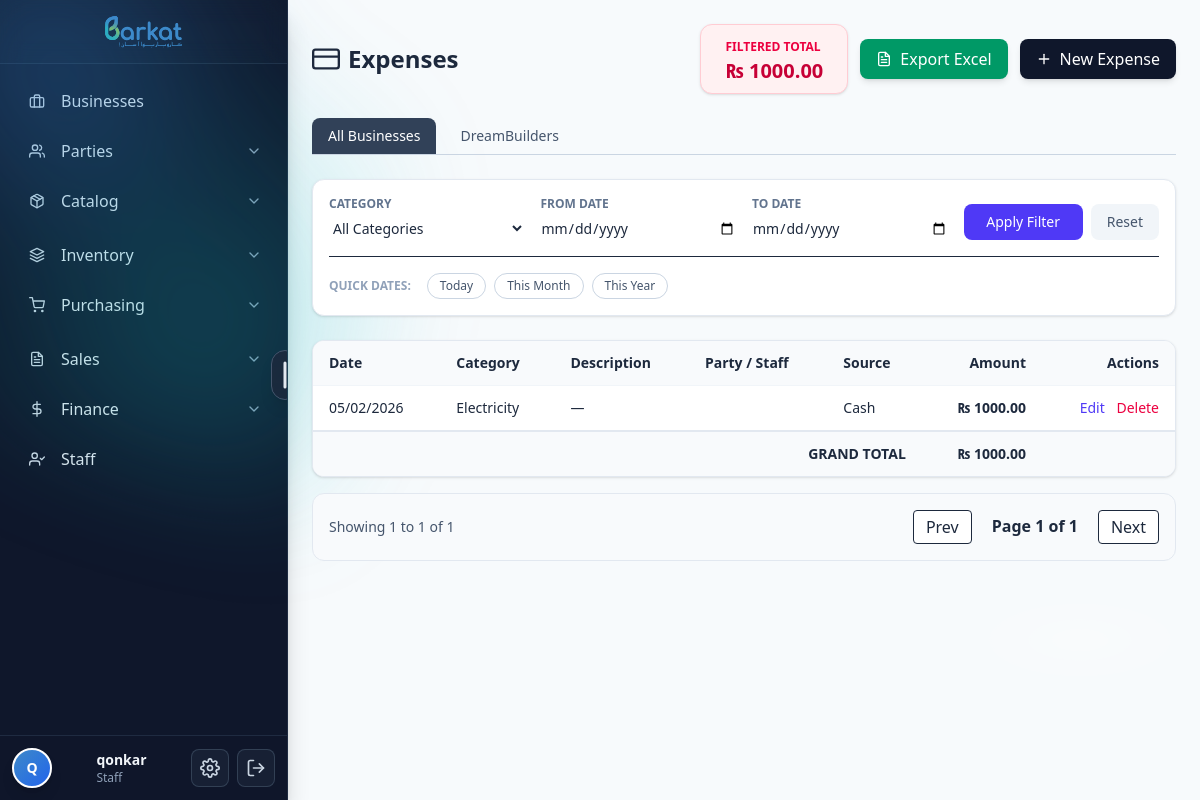
Before: /finance/expenses/ (signed in) with the older database file.
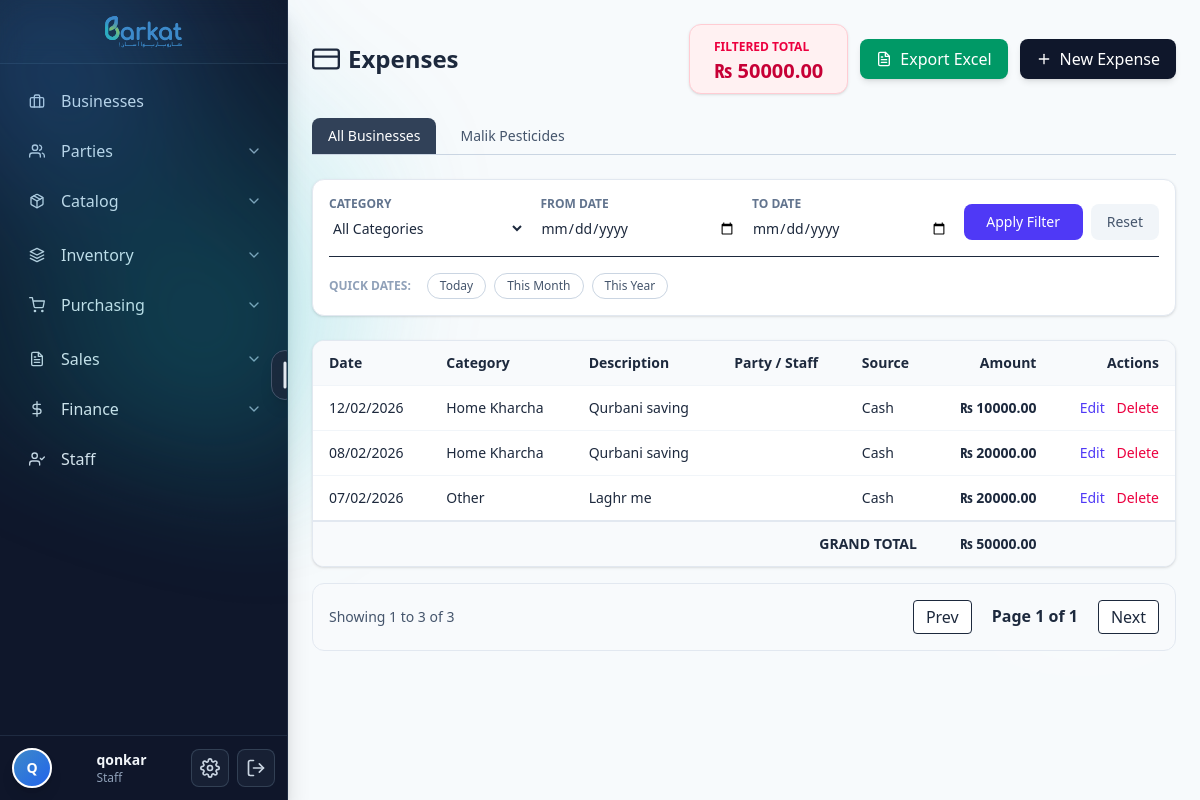
After: the same page with the newer database file.
### barkat/models.py (models this page shows, shortened)
class CodeNamed(TimeStampedBy):
    name = models.CharField(max_length=255)
    code = models.CharField(max_length=50, db_index=True)
    class Meta:
        abstract = True

class Business(CodeNamed):
    legal_name = models.CharField(max_length=255, blank=True, default="")
    ntn = models.CharField(max_length=50, blank=True, default="")        # Pakistan context
    sales_tax_reg = models.CharField(max_length=50, blank=True, default="")
    phone = models.CharField(max_length=50, blank=True, default="")
    email = models.EmailField(blank=True, default="")
    address = models.TextField(blank=True, default="")
    pos_printer_name = models.CharField(
        max_length=200, blank=True,
        help_text="POS80 Printer"
    )
    class Meta:
        unique_together = [("code",)]
        indexes = [models.Index(fields=["name"]), models.Index(fields=["code"])]

class TimeStampedBy(models.Model):
    created_at = models.DateTimeField(default=timezone.now, db_index=True, editable=True)
    updated_at = models.DateTimeField(auto_now=True, db_index=True)
    created_by = models.ForeignKey(
        settings.AUTH_USER_MODEL, null=True, blank=True,
        on_delete=models.SET_NULL, related_name="%(class)s_created"
    )
    updated_by = models.ForeignKey(
        settings.AUTH_USER_MODEL, null=True, blank=True,
        on_delete=models.SET_NULL, related_name="%(class)s_updated"
    )
    is_active = models.BooleanField(default=True, db_index=True)
    is_deleted = models.BooleanField(default=False, db_index=True)
    class Meta:
        abstract = True

class Expense(TimeStampedBy):
    CASH = "cash"
    BANK = "bank"
    PAYMENT_SOURCE = [(CASH, "Cash"), (BANK, "Bank")]
    business = models.ForeignKey(
        Business,
        on_delete=models.PROTECT,
        related_name="expenses",
        null=True,
        blank=True
    )
    date        = models.DateField(default=timezone.now, db_index=True)
    category    = models.CharField(max_length=20, choices=ExpenseCategory.choices, db_index=True)
    amount      = models.DecimalField(**DECIMAL_12_2, validators=[MinValueValidator(0)])
    description = models.CharField(max_length=255, blank=True, default="")
    reference   = models.CharField(max_length=100, blank=True, default="")  # bill/invoice/ref
    attachment  = models.FileField(upload_to=_expense_upload_to, null=True, blank=True)
    party       = models.ForeignKey(Party,  on_delete=models.SET_NULL, null=True, blank=True, related_name="expenses")
    staff       = models.ForeignKey(Staff,  on_delete=models.SET_NULL, null=True, blank=True, related_name="expenses")
    purchase_order = models.ForeignKey("PurchaseOrder", on_delete=models.SET_NULL, null=True, blank=True, related_name="expenses")
    payment_source = models.CharField(max_length=10, choices=PAYMENT_SOURCE, default=CASH, db_index=True)
    bank_account   = models.ForeignKey("BankAccount", on_delete=models.SET_NULL, null=True, blank=True, related_name="expenses")
    is_paid        = models.BooleanField(default=True, help_text="Checked if this expense is already paid (e.g. at the time of purchase)")
    payment        = models.ForeignKey("Payment", on_delete=models.SET_NULL, null=True, blank=True, related_name="linked_po_expenses")
    cashflow    = models.OneToOneField("CashFlow", on_delete=models.SET_NULL, null=True, blank=True, related_name="linked_expense")
    divide_per_unit = models.BooleanField(
            default=False,
            help_text="If checked, this expense will be distributed across all PO items per unit"
        )
    class Meta:
        indexes = [
            models.Index(fields=["business", "date"]),
            models.Index(fields=["business", "category"]),
            models.Index(fields=["payment_source"]),
        ]
        ordering = ["-date", "-id"]

### barkat/views.py (the view)
# urls.py: path("finance/expenses/", views.ExpensesListView.as_view(), name="finance_expense_list"),
class ExpensesListView(LoginRequiredMixin, ListView):
    template_name = "barkat/finance/expense_list.html"
    context_object_name = "expenses"
    login_url = "login"
    def get_queryset(self):
        queryset = Expense.objects.select_related("business", "party", "staff", "bank_account").order_by("-date", "-id")
        category = self.request.GET.get("category")
        if category:
            queryset = queryset.filter(category=category)
        date_filter = self.request.GET.get("date_filter")
        today = timezone.localdate()
        if date_filter == "today":
            queryset = queryset.filter(date=today)
        elif date_filter == "yesterday":
            queryset = queryset.filter(date=today - timedelta(days=1))
        elif date_filter == "this_week":
            start_week = today - timedelta(days=today.weekday())
            queryset = queryset.filter(date__gte=start_week)
        elif date_filter == "this_month":
            queryset = queryset.filter(date__year=today.year, date__month=today.month)
        elif date_filter == "this_year":
            queryset = queryset.filter(date__year=today.year)
        start_date = self.request.GET.get("start_date")
        end_date = self.request.GET.get("end_date")
        if start_date and end_date:
            queryset = queryset.filter(date__range=[start_date, end_date])
        return queryset
    def get_context_data(self, **kwargs):
        ctx = super().get_context_data(**kwargs)
        qs = self.get_queryset()
        ctx["total_expense_amount"] = qs.aggregate(total=Sum("amount"))["total"] or 0
        ctx["businesses"] = Business.objects.filter(is_deleted=False, is_active=True).order_by("name")
        from .models import ExpenseCategory
        ctx["expense_categories"] = ExpenseCategory.choices
        ctx["current_filters"] = self.request.GET.dict()
        return ctx

### barkat/templates/barkat/finance/expense_list.html (shortened to what the changed rows need)
{% extends "base.html" %}
{% load static %}
{% block content %}
<div class="p-4 md:p-6">
  <div class="flex flex-col md:flex-row md:items-center justify-between mb-6 gap-4">
    <div>
      <h1 class="text-2xl font-bold flex items-center gap-2 text-slate-800">
        <i data-feather="credit-card" class="w-7 h-7"></i>
        <span>Expenses</span>
      </h1>
    </div>
    <div class="flex items-center gap-3">
      <div class="bg-rose-50 border border-rose-200 rounded-xl px-6 py-2 shadow-sm">
        <span class="text-xs font-semibold text-rose-600 uppercase">Filtered Total</span>
        <div class="text-xl font-bold text-rose-700">₨ {{ total_expense_amount|floatformat:2 }}</div>
      </div>
    </div>
  </div>
  <div class="mb-6 flex gap-2 overflow-x-auto border-b border-slate-300">
    <a href="{% url 'finance_expense_list' %}" class="px-4 py-2 text-sm font-medium {% if not business %}bg-slate-700 text-white rounded-t-lg{% else %}text-slate-600 hover:bg-slate-100{% endif %}">
        All Businesses
    </a>
    {% for b in businesses %}
      <a href="{% url 'finance_business_expenses' b.id %}" class="px-4 py-2 text-sm font-medium {% if business.id == b.id %}bg-indigo-700 text-white rounded-t-lg{% else %}text-slate-600 hover:bg-slate-100{% endif %}">
          {{ b.name }}
      </a>
    {% endfor %}
  </div>
  <div class="overflow-x-auto rounded-xl border border-slate-200 bg-white shadow-sm">
    <table id="expenseTable" class="min-w-full text-sm">
      <thead class="bg-slate-50">
        <tr>
          <th class="px-4 py-3 text-left">Date</th>
          <th class="px-4 py-3 text-left">Category</th>
          <th class="px-4 py-3 text-left">Description</th>
          <th class="px-4 py-3 text-left">Party / Staff</th>
          <th class="px-4 py-3 text-left">Source</th>
          <th class="px-4 py-3 text-right">Amount</th>
          <th class="px-4 py-3 text-right no-export">Actions</th> </tr>
      </thead>
      <tbody id="expBody">
        {% for e in expenses %}
        <tr class="border-t border-slate-100">
          <td class="px-4 py-3">{{ e.date|date:"d/m/Y" }}</td>
          <td class="px-4 py-3">{{ e.get_category_display }}</td>
          <td class="px-4 py-3">{{ e.description|default:"—" }}</td>
          <td class="px-4 py-3">
          </td>
          <td class="px-4 py-3 capitalize">{{ e.payment_source }}</td>
          <td class="px-4 py-3 text-right font-bold">₨ {{ e.amount|floatformat:2 }}</td>
          <td class="px-4 py-3 text-right no-export">
            <a href="{% url 'finance_expense_update' e.id %}" class="text-indigo-600 mr-2">Edit</a>
            <a href="{% url 'finance_expense_delete' e.id %}" class="text-rose-600">Delete</a>
          </td>
        </tr>
        {% endfor %}
      </tbody>
      <tfoot class="bg-slate-50 font-bold border-t-2 border-slate-200">
          <tr>
              <td colspan="5" class="px-4 py-3 text-right">GRAND TOTAL</td>
              <td class="px-4 py-3 text-right">₨ {{ total_expense_amount|floatformat:2 }}</td>
              <td class="no-export"></td>
          </tr>
      </tfoot>
    </table>
  </div>
  <div class="mt-4 flex justify-between items-center p-4 bg-slate-50 rounded-xl border border-slate-200">
    <div id="expInfo" class="text-sm font-medium text-slate-600"></div>
    <div class="flex gap-1">
      <button id="btnPrev" class="px-3 py-1 bg-white border rounded hover:bg-slate-50">Prev</button>
      <span id="txtPage" class="px-4 py-1 font-bold"></span>
      <button id="btnNext" class="px-3 py-1 bg-white border rounded hover:bg-slate-50">Next</button>
    </div>
  </div>
</div>
{% endblock %}

Changed rows visible on the page:
changed Business: name "DreamBuilders" → "Malik Pesticides"
added Expense: date "12/02/2026", category "Home Kharcha", description "Qurbani saving", payment_source "Cash", amount "10000.00"
added Expense: date "08/02/2026", category "Home Kharcha", description "Qurbani saving", payment_source "Cash", amount "20000.00"
changed Expense: date "05/02/2026" → "07/02/2026"; category "Electricity" → "Other"; description "—" → "Laghr me"; amount "1000.00" → "20000.00"
Other visible differences:
{{ total_expense_amount|floatformat:2 }}: "1000.00" → "50000.00"
text written by a page script: "Showing 1 to 1 of 1" → "Showing 1 to 3 of 3"
